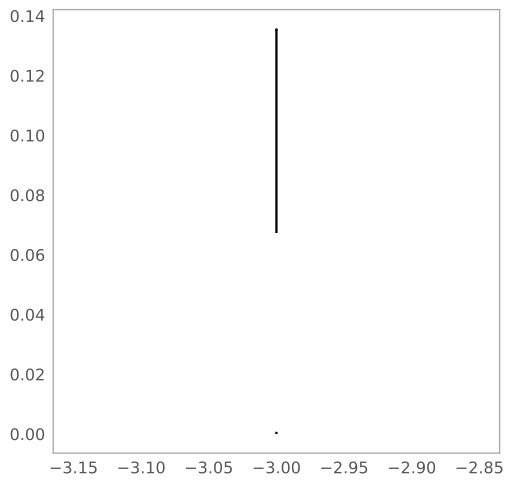

Recreate this plot in Python.
import numpy as np
import matplotlib.pyplot as plt
from astropy.modeling import models
from astropy.convolution import convolve_models

g1 = models.Gaussian1D(1, -1, 1)
g2 = models.Gaussian1D(1, 1, 1)
g3 = convolve_models(g1, g2)

x = np.linspace(-3, -3, 50)
plt.plot(x, g1(x), 'k-')
plt.plot(x, g2(x), 'k-')
plt.plot(x, g3(x), 'k-')
